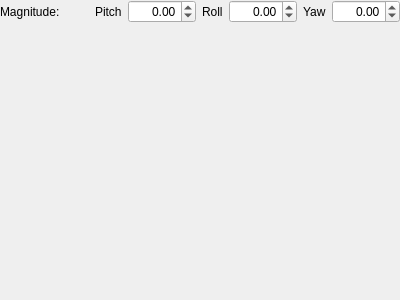
<?xml version="1.0" encoding="UTF-8"?>
<ui version="4.0">
 <class>WorldeditToolOptionsTurnCamera</class>
 <widget class="QWidget" name="WorldeditToolOptionsTurnCamera">
  <property name="geometry">
   <rect>
    <x>0</x>
    <y>0</y>
    <width>400</width>
    <height>300</height>
   </rect>
  </property>
  <property name="windowTitle">
   <string>Form</string>
  </property>
  <layout class="QGridLayout" name="gridLayout">
   <property name="leftMargin">
    <number>0</number>
   </property>
   <property name="topMargin">
    <number>0</number>
   </property>
   <property name="rightMargin">
    <number>0</number>
   </property>
   <property name="bottomMargin">
    <number>0</number>
   </property>
   <item row="0" column="0">
    <widget class="QLabel" name="magnitudeLabel">
     <property name="text">
      <string>Magnitude:</string>
     </property>
    </widget>
   </item>
   <item row="0" column="1">
    <layout class="QHBoxLayout" name="horizontalLayout">
     <item>
      <widget class="QLabel" name="magnitudeXLabel">
       <property name="text">
        <string>Pitch</string>
       </property>
      </widget>
     </item>
     <item>
      <widget class="QDoubleSpinBox" name="magnitudeX">
       <property name="alignment">
        <set>Qt::AlignRight|Qt::AlignTrailing|Qt::AlignVCenter</set>
       </property>
       <property name="minimum">
        <double>-360.000000000000000</double>
       </property>
       <property name="maximum">
        <double>360.000000000000000</double>
       </property>
      </widget>
     </item>
     <item>
      <widget class="QLabel" name="magnitudeYLabel">
       <property name="text">
        <string>Roll</string>
       </property>
      </widget>
     </item>
     <item>
      <widget class="QDoubleSpinBox" name="magnitudeY">
       <property name="alignment">
        <set>Qt::AlignRight|Qt::AlignTrailing|Qt::AlignVCenter</set>
       </property>
       <property name="minimum">
        <double>-360.000000000000000</double>
       </property>
       <property name="maximum">
        <double>360.000000000000000</double>
       </property>
      </widget>
     </item>
     <item>
      <widget class="QLabel" name="magnitudeZLabel">
       <property name="text">
        <string>Yaw</string>
       </property>
      </widget>
     </item>
     <item>
      <widget class="QDoubleSpinBox" name="magnitudeZ">
       <property name="alignment">
        <set>Qt::AlignRight|Qt::AlignTrailing|Qt::AlignVCenter</set>
       </property>
       <property name="minimum">
        <double>-360.000000000000000</double>
       </property>
       <property name="maximum">
        <double>360.000000000000000</double>
       </property>
      </widget>
     </item>
    </layout>
   </item>
   <item row="1" column="0" colspan="2">
    <widget class="WorldeditToolRangeInputScalesWidget" name="rangeInputScales" native="true"/>
   </item>
   <item row="2" column="0" colspan="2">
    <spacer name="verticalSpacer">
     <property name="orientation">
      <enum>Qt::Vertical</enum>
     </property>
     <property name="sizeHint" stdset="0">
      <size>
       <width>8</width>
       <height>0</height>
      </size>
     </property>
    </spacer>
   </item>
  </layout>
 </widget>
 <customwidgets>
  <customwidget>
   <class>WorldeditToolRangeInputScalesWidget</class>
   <extends>QWidget</extends>
   <header>ui/options_window/worldedit_tools/options/util/WorldeditToolRangeInputScalesWidget.h</header>
   <container>1</container>
  </customwidget>
 </customwidgets>
 <resources/>
 <connections/>
</ui>
